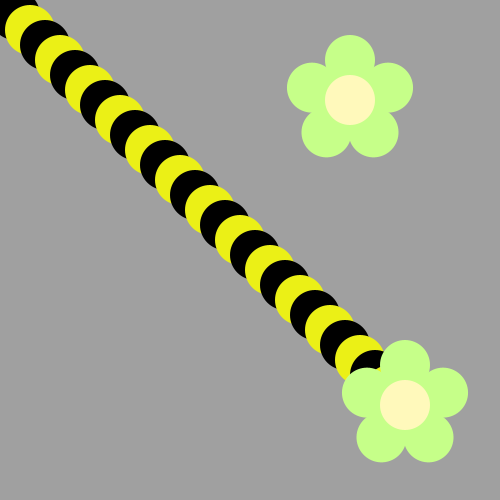
Frame 1 (no input)
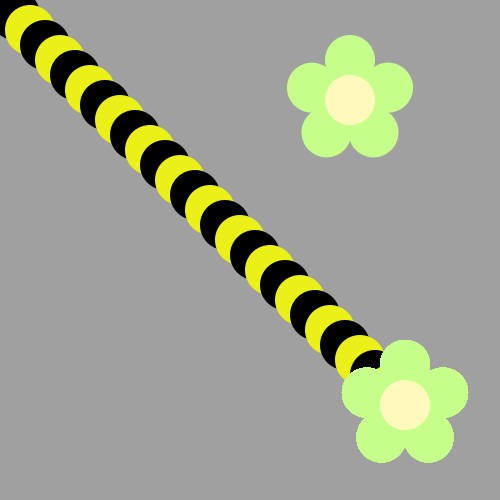
Frame 60 (the mouse pressed at the canvas centre just before this capture)
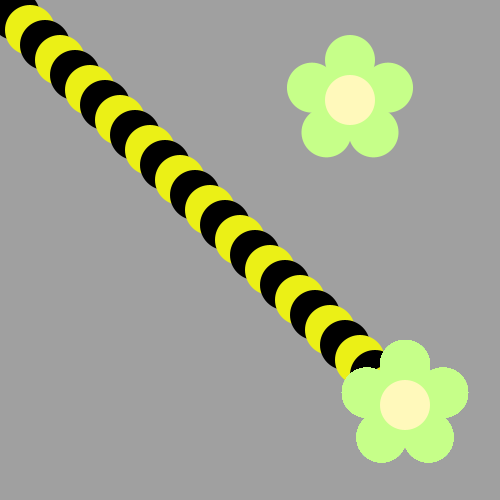
Frame 120 (the mouse held since frame 60 and released just before this capture)

The Processing sketch that drew these frames (run headless with seeded random() and noise(); from frame 60 on, the mouse is pressed at the canvas centre):

// Processing sketch: BumbleBee
// ── BumbleBee.pde
int i=15;
void draw() {
for (; i<400; i=i+15){
    if (i%2==0){
      fill(#EBF016);
    }else {
      fill(#000000);
    }
    ellipse (i, i, 50, 50);
  }

drawFlower(i, i);
drawBeeFace(i, i);

}
void drawFlower(int x, int y) {
     noStroke();
     translate(x, y);
     // draw 5 petals, rotating after each one<
     fill(#c6ff89);      // green
      for (int i = 0; i < 5; i++) {
           ellipse(0, -40, 50, 50);
          rotate(radians(72));
     }
     fill(#fff9bb); // light yellow
     ellipse(0, 0, 50, 50);
} 
void drawBeeFace(int BeeFaceX, int BeeFaceY) {
     noStroke();
     fill(0, 0, 0);
     stroke(1);
     strokeWeight(5);
     line(BeeFaceX-10, BeeFaceY-27, BeeFaceX-17, BeeFaceY-50);
     line(BeeFaceX+10, BeeFaceY-27, BeeFaceX+17, BeeFaceY-50);
     ellipse(BeeFaceX-17, BeeFaceY-50, 10, 10);
     ellipse(BeeFaceX+17, BeeFaceY-50, 10, 10);
     noStroke();
     fill(255, 251, 28);
     ellipse(BeeFaceX, BeeFaceY, 60, 60); // face
     fill(255, 237, 209);
     fill(0,0,0);
      ellipse(BeeFaceX-10, BeeFaceY-15, 10, 10); // eyes
     ellipse(BeeFaceX+10, BeeFaceY-15, 10, 10);
      ellipse(BeeFaceX, BeeFaceY-5, 10, 10); // nose
      ellipse(BeeFaceX, BeeFaceY+10, 20, 10);// mouth
     fill(255, 251, 28);
     ellipse(BeeFaceX, BeeFaceY+5, 20, 6);
}

void setup() {
     ellipseMode(CENTER);
     size(500, 500);
     background(160, 160, 160);
      drawFlower(350, 100);
}
